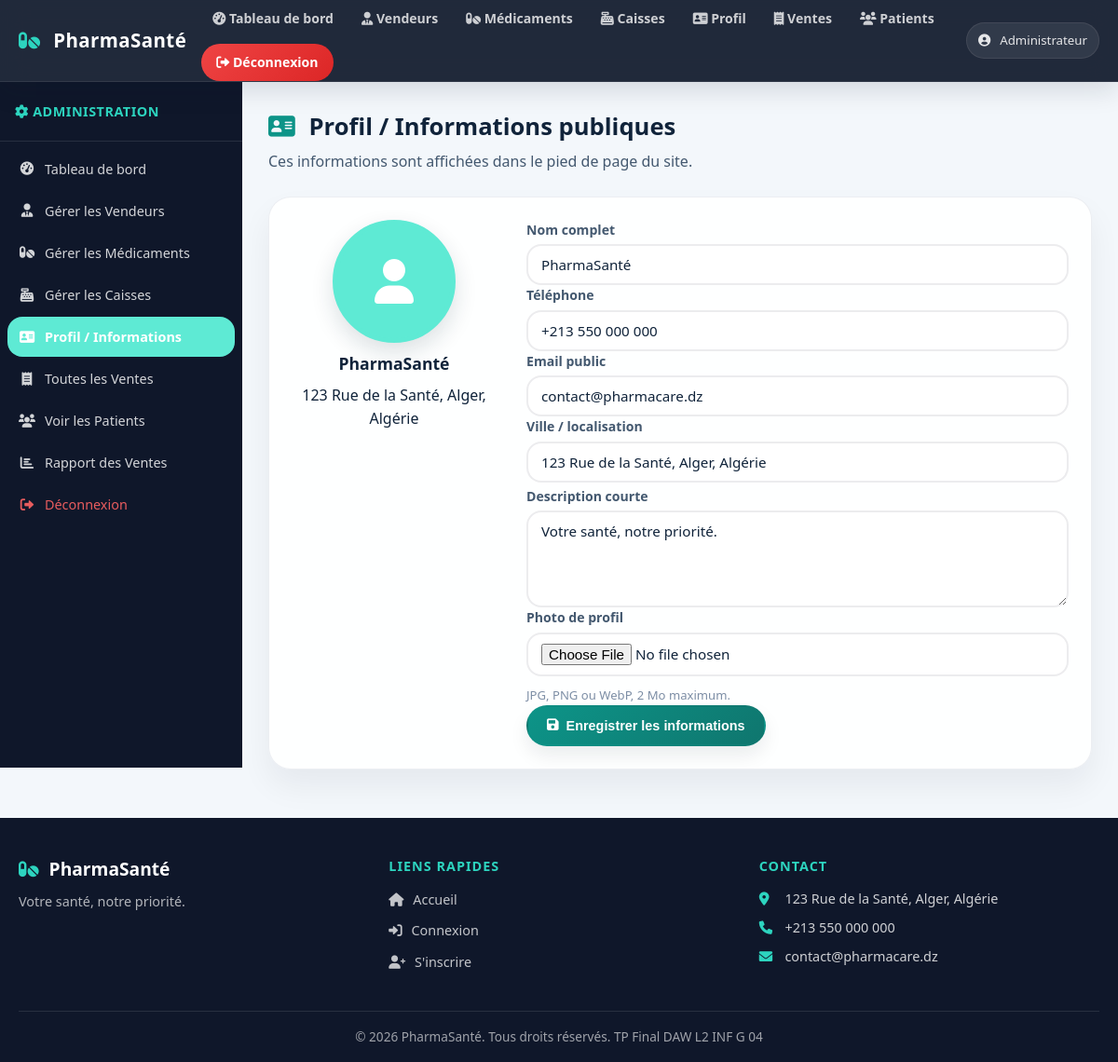
The page /admin_profile.php (signed in) on the database its author committed.
### tables this page shows
CREATE TABLE `site_profile` (
    `id` TINYINT UNSIGNED NOT NULL,
    `full_name` VARCHAR(150) NOT NULL,
    `phone` VARCHAR(30) NOT NULL,
    `email` VARCHAR(150) NOT NULL,
    `location` VARCHAR(200) NOT NULL,
    `bio` VARCHAR(500) NOT NULL,
    `photo_path` VARCHAR(255) DEFAULT NULL,
    `updated_at` TIMESTAMP DEFAULT CURRENT_TIMESTAMP ON UPDATE CURRENT_TIMESTAMP,
    PRIMARY KEY (`id`)
);

### includes/functions.php (called while the page is built, shortened)
<?php
function h($data) {
    return htmlspecialchars($data, ENT_QUOTES, 'UTF-8');
}
function getSiteProfile($conn) {
    $create = $conn->query("CREATE TABLE IF NOT EXISTS site_profile (
        id TINYINT UNSIGNED NOT NULL PRIMARY KEY,
        full_name VARCHAR(150) NOT NULL,
        phone VARCHAR(30) NOT NULL,
        email VARCHAR(150) NOT NULL,
        location VARCHAR(200) NOT NULL,
        bio VARCHAR(500) NOT NULL,
        photo_path VARCHAR(255) DEFAULT NULL,
        updated_at TIMESTAMP DEFAULT CURRENT_TIMESTAMP ON UPDATE CURRENT_TIMESTAMP
    ) ENGINE=InnoDB DEFAULT CHARSET=utf8mb4 COLLATE=utf8mb4_unicode_ci");
    $result = $conn->query("SELECT * FROM site_profile WHERE id=1");
    if ($result && ($row = $result->fetch_assoc())) {
        return $row;
    }
    $defaults = array(
        'full_name' => 'PharmaSanté',
        'phone' => '+213 550 000 000',
        'email' => 'contact@pharmacare.dz',
        'location' => '123 Rue de la Santé, Alger, Algérie',
        'bio' => 'Votre santé, notre priorité.',
        'photo_path' => null
    );
    return $defaults;
}
?>

### admin_profile.php (the view, shortened to what this page needs)
<?php
require_once 'config/database.php';
require_once 'includes/functions.php';
$profile = getSiteProfile($conn);
?>
<!DOCTYPE html>
<html lang="fr">
<head>
    <link rel="stylesheet" href="https://cdnjs.cloudflare.com/ajax/libs/font-awesome/6.0.0-beta3/css/all.min.css">
    <link rel="stylesheet" href="style.css">
</head>
<body class="dashboard-page">
<?php include 'header.php'; ?>
<div class="dashboard-layout">
    <aside class="sidebar">
        <div class="sidebar-header"><i class="fas fa-cog"></i> Administration</div>
        <nav class="sidebar-nav">
            <a href="admin_dashboard.php"><i class="fas fa-tachometer-alt"></i> Tableau de bord</a>
            <a href="gestion_vendeur.php"><i class="fas fa-user-tie"></i> Gérer les Vendeurs</a>
            <a href="gestion_medicament.php"><i class="fas fa-pills"></i> Gérer les Médicaments</a>
            <a href="gestion_caisse.php"><i class="fas fa-cash-register"></i> Gérer les Caisses</a>
            <a href="admin_profile.php" class="active"><i class="fas fa-address-card"></i> Profil / Informations</a>
            <a href="liste_vente.php"><i class="fas fa-receipt"></i> Toutes les Ventes</a>
            <a href="admin_patients.php"><i class="fas fa-users"></i> Voir les Patients</a>
            <a href="rapport_ventes.php"><i class="fas fa-chart-bar"></i> Rapport des Ventes</a>
            <a href="logout.php" class="sidebar-logout"><i class="fas fa-sign-out-alt"></i> Déconnexion</a>
        </nav>
    </aside>
    <main class="dashboard-main">
        <div class="page-header">
            <h1><i class="fas fa-address-card"></i> Profil / Informations publiques</h1>
            <p>Ces informations sont affichées dans le pied de page du site.</p>
        </div>
        <div class="section-card profile-editor-card">
            <div class="profile-editor-preview">
                <?php if (!empty($profile['photo_path'])): ?>
                    <img src="<?php echo h($profile['photo_path']); ?>" alt="Photo de profil" class="profile-photo">
                <?php else: ?>
                    <div class="profile-photo profile-photo-placeholder"><i class="fas fa-user"></i></div>
                <?php endif; ?>
                <strong><?php echo h($profile['full_name']); ?></strong>
                <span><?php echo h($profile['location']); ?></span>
            </div>
            <form method="post" enctype="multipart/form-data" class="profile-editor-form">
                <div class="form-grid">
                    <div class="form-group">
                        <label for="full_name">Nom complet</label>
                        <input id="full_name" name="full_name" class="form-input" maxlength="150" required value="<?php echo h($profile['full_name']); ?>">
                    </div>
                    <div class="form-group">
                        <label for="phone">Téléphone</label>
                        <input id="phone" name="phone" class="form-input" maxlength="30" required value="<?php echo h($profile['phone']); ?>">
                    </div>
                    <div class="form-group">
                        <label for="email">Email public</label>
                        <input id="email" type="email" name="email" class="form-input" maxlength="150" required value="<?php echo h($profile['email']); ?>">
                    </div>
                    <div class="form-group">
                        <label for="location">Ville / localisation</label>
                        <input id="location" name="location" class="form-input" maxlength="200" required value="<?php echo h($profile['location']); ?>">
                    </div>
                </div>
                <div class="form-group">
                    <label for="bio">Description courte</label>
                    <textarea id="bio" name="bio" class="form-input" maxlength="500" rows="4" required><?php echo h($profile['bio']); ?></textarea>
                </div>
                <div class="form-group">
                    <label for="profile_photo">Photo de profil</label>
                    <input id="profile_photo" type="file" name="profile_photo" class="form-input" accept="image/jpeg,image/png,image/webp">
                    <small class="form-help">JPG, PNG ou WebP, 2 Mo maximum.</small>
                </div>
                <button type="submit" class="btn btn-primary"><i class="fas fa-save"></i> Enregistrer les informations</button>
            </form>
        </div>
    </main>
</div>
<?php include 'footer.php'; ?>
</body>
</html>

### footer.php (shortened to what this page needs)
<?php $siteProfile = getSiteProfile($conn); ?>
<footer class="site-footer">
    <div class="footer-inner">
        <div class="footer-brand">
            <h3><i class="fas fa-pills"></i> <?php echo h($siteProfile['full_name']); ?></h3>
            <p><?php echo h($siteProfile['bio']); ?></p>
        </div>
        <div class="footer-links">
            <h4>Liens rapides</h4>
            <ul>
                <li><a href="index.php"><i class="fas fa-home"></i> Accueil</a></li>
                <li><a href="login.php"><i class="fas fa-sign-in-alt"></i> Connexion</a></li>
                <li><a href="register_patient.php"><i class="fas fa-user-plus"></i> S'inscrire</a></li>
            </ul>
        </div>
        <div class="footer-contact">
            <h4>Contact</h4>
            <p><i class="fas fa-map-marker-alt"></i> <?php echo h($siteProfile['location']); ?></p>
            <p><i class="fas fa-phone"></i> <?php echo h($siteProfile['phone']); ?></p>
            <p><i class="fas fa-envelope"></i> <?php echo h($siteProfile['email']); ?></p>
        </div>
    </div>
    <div class="footer-bottom">
        <p>&copy; 2026 PharmaSanté. Tous droits réservés. TP Final DAW L2 INF G 04</p>
    </div>
</footer>

### rows shown on the page
site_profile: full_name "PharmaSanté", location "123 Rue de la Santé, Alger, Algérie", phone "+213 550 000 000", email "contact@pharmacare.dz", bio "Votre santé, notre priorité."

### other values the page prints
$userName "Administrateur"
